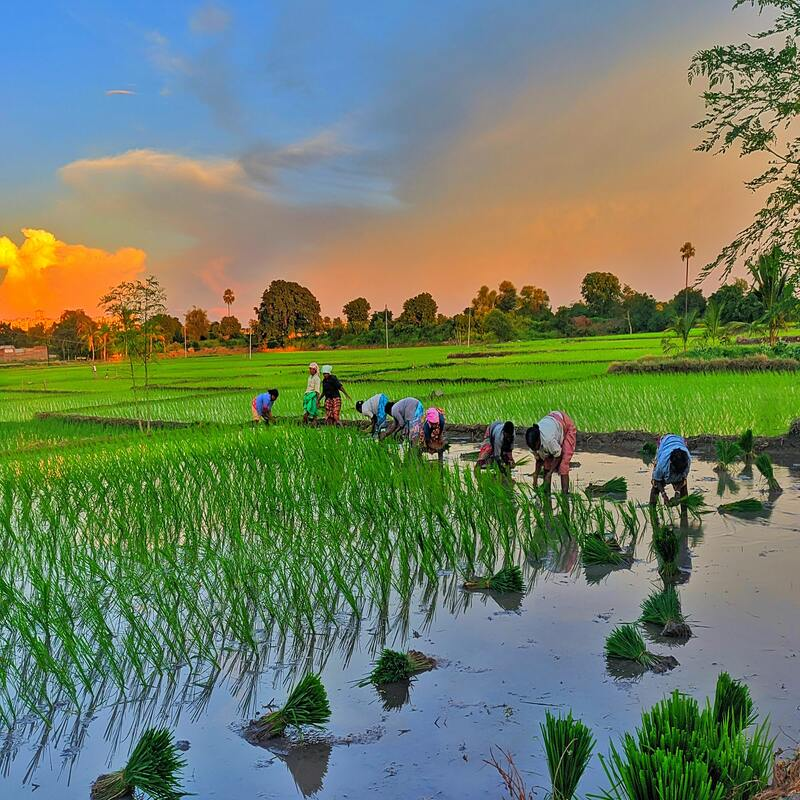
#> input picture Labtest1/field.jpg, 800 x 800 px, found by its file name
$ python morph.py
#> lines starting #> are read from the running program, lines starting #| are printed output that depends on the picture
import matplotlib.pyplot as plt
import numpy as np
import cv2
path='/home/mehedi/Desktop/Digital Image Processing/Labtest1/field.jpg'
print(path)
img=plt.imread(path)
#> img is the input picture: shape (800, 800, 3); mean R, G, B 111.6, 127.3, 101.7

# convert img into gray scale
gray=cv2.cvtColor(img,cv2.COLOR_BGR2GRAY)
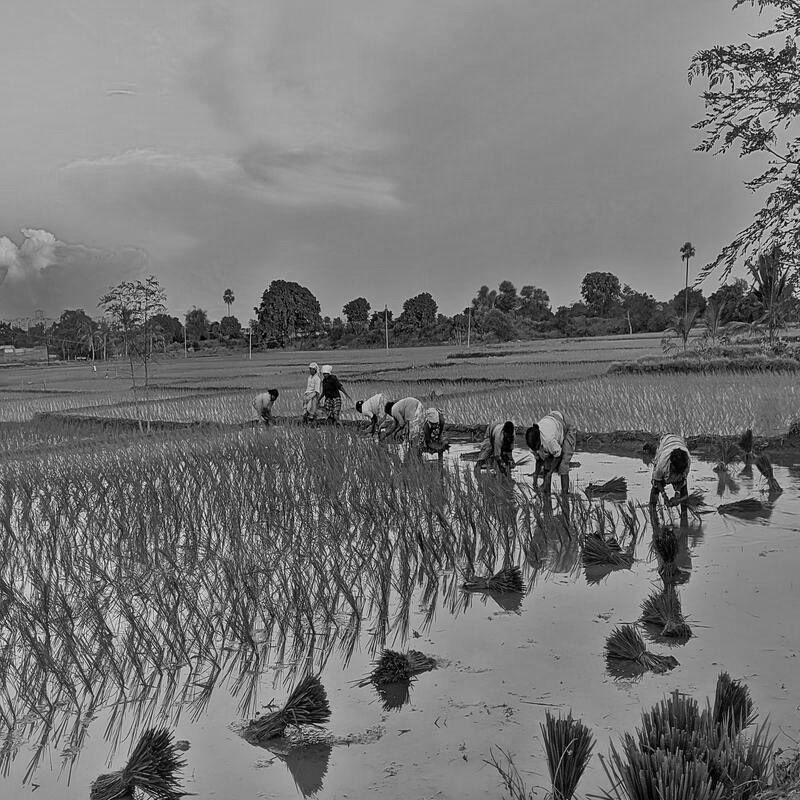
#> gray: shape (800, 800); min 0, max 252, mean 117.9

# transfer gray to binary image
#> (the run stopped early here; a loop or call above may not have finished)
